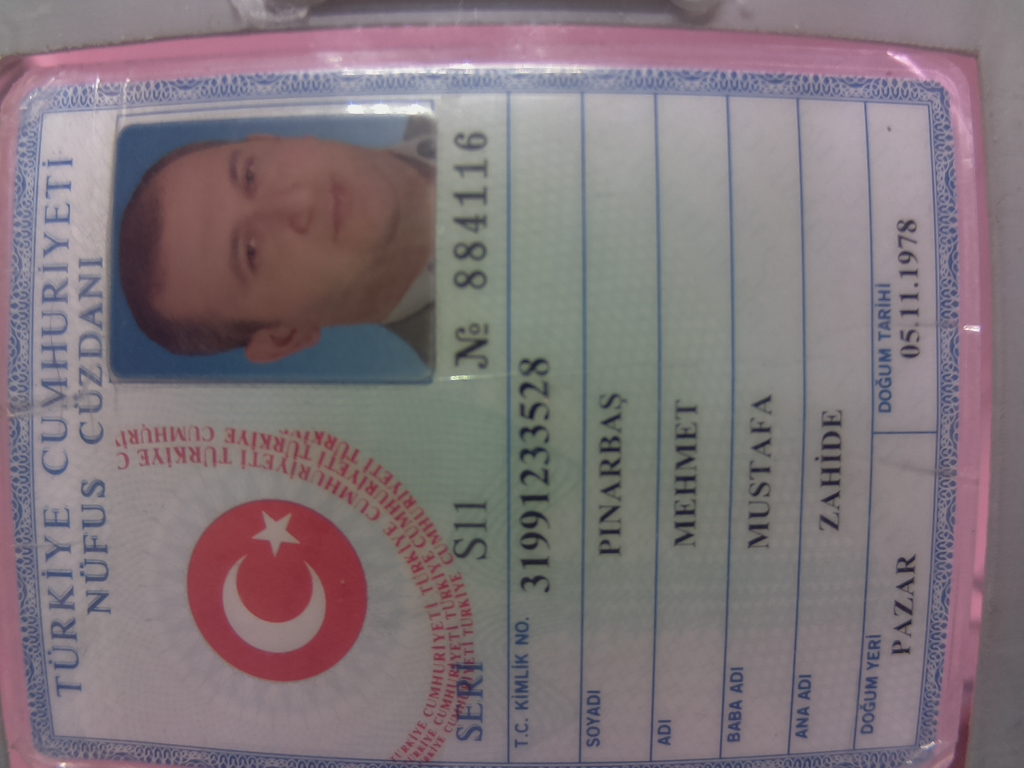
//> input picture image.jpg, 1024 x 768 px
$ ./main   (built with g++ and OpenCV 4)
//> lines starting //> are read from the running program, lines starting //| are printed output that depends on the picture; after the words box and inside, x2 and y2 are one past the last pixel; in counts of white or black regions, pixels touching at a corner belong together
#include "opencv2/highgui/highgui.hpp"
#include "opencv2/imgproc/imgproc.hpp"
#include "tesseract/baseapi.h"
#include "iostream"

using namespace cv;
using namespace std;

int main() {
    // Load image
    Mat im = imread("/home/amir/image.jpg");
//> im is the input picture: 768 rows x 1024 cols, CV_8UC3; mean B, G, R 121.4, 116.5, 128.1
    if (im.empty()) {
        cout << "Cannot open source image!" << endl;
        return -1;
    }

    Mat gray;

    cvtColor(im, gray, CV_BGR2GRAY);
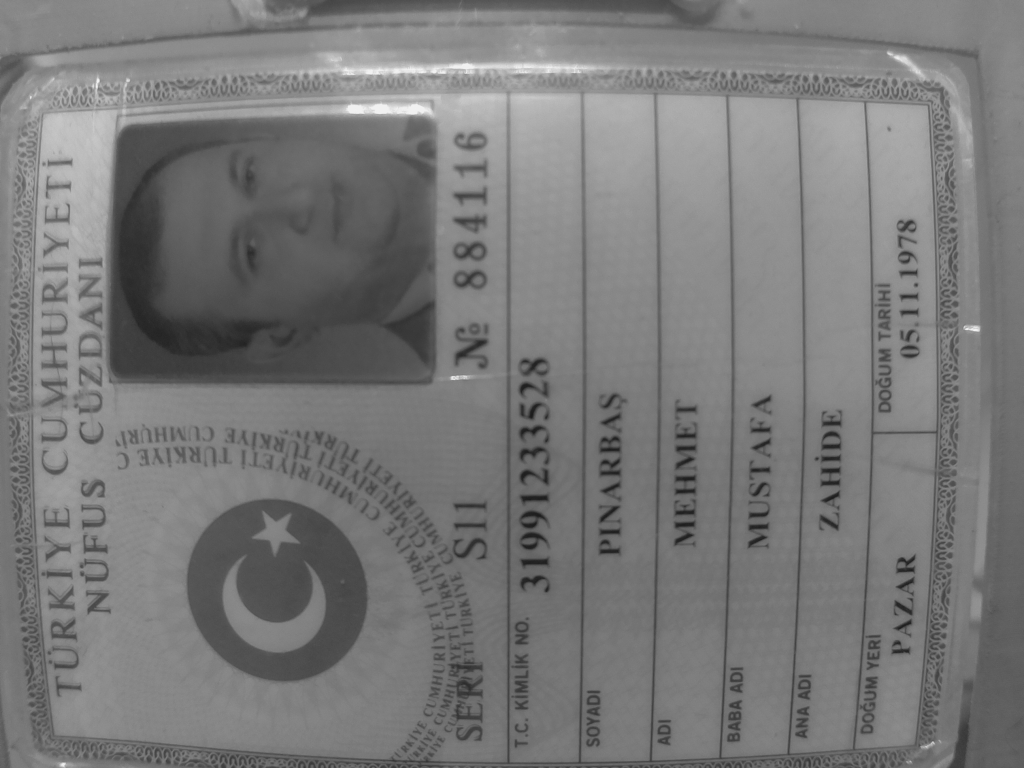
//> gray: 768 rows x 1024 cols, CV_8UC1; min 27, max 242, mean 120.6


    // ...other image pre-processing here...
    double angle = -90;

    // get rotation matrix for rotating the image around its center in pixel coordinates
    Point2f center((gray.cols - 1) / 2.0, (gray.rows - 1) / 2.0);
//> center = Point(511.5, 383.5)
    Mat rot = getRotationMatrix2D(center, angle, 1.0);
    // determine bounding rectangle, center not relevant
    Rect2f bbox = RotatedRect(Point2f(), gray.size(), angle).boundingRect2f();
//> bbox = Rect(-384, -512, 768, 1024)
    // adjust transformation matrix
    rot.at<double>(0, 2) += bbox.width / 2.0 - gray.cols / 2.0;
    rot.at<double>(1, 2) += bbox.height / 2.0 - gray.rows / 2.0;
    Mat dst;
    warpAffine(gray, dst, rot, bbox.size());
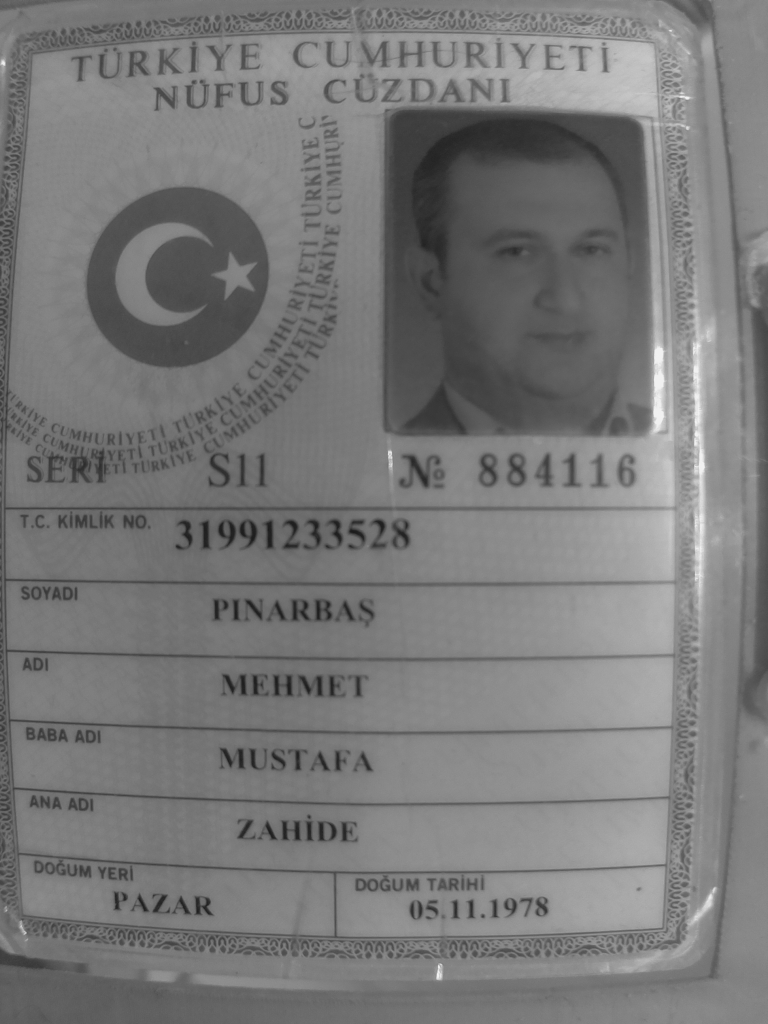
//> dst: 1024 rows x 768 cols, CV_8UC1; min 27, max 242, mean 120.6
    addWeighted(dst, 1.5, dst, -0.5, 0, dst);
    adaptiveThreshold(dst, dst, 255, ADAPTIVE_THRESH_GAUSSIAN_C, THRESH_BINARY, 11, 2);
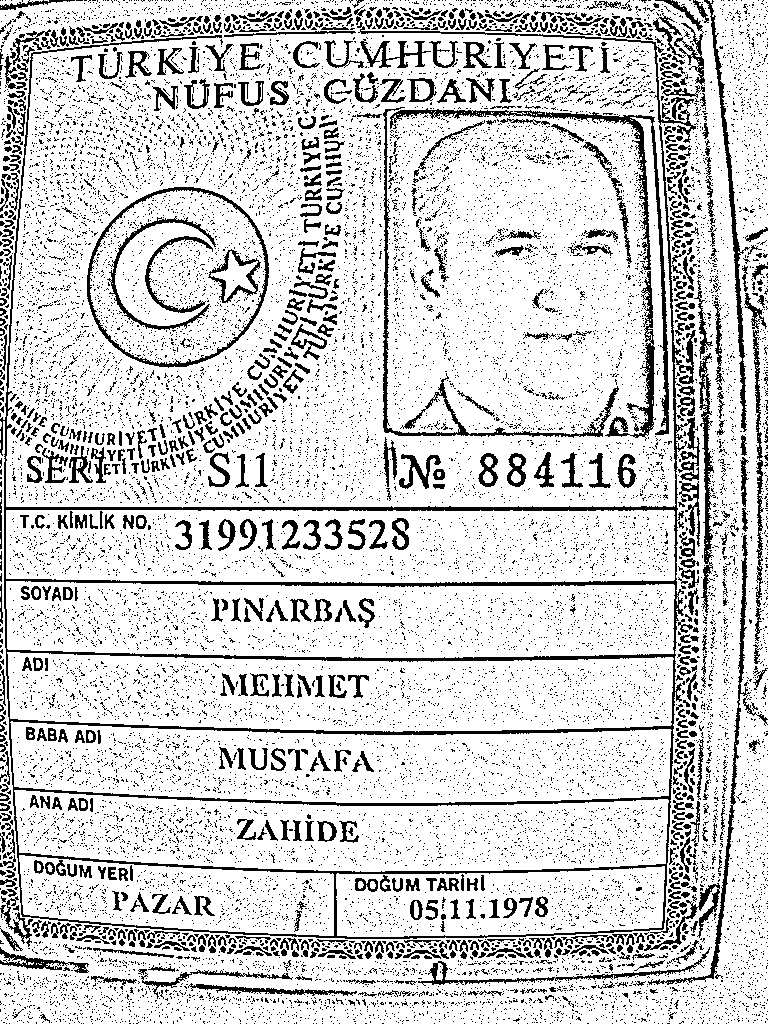
//> dst: 1024 rows x 768 cols, CV_8UC1; 82.3% white; black in thin lines or dots
    GaussianBlur(dst, dst, Size(5, 5), 11);
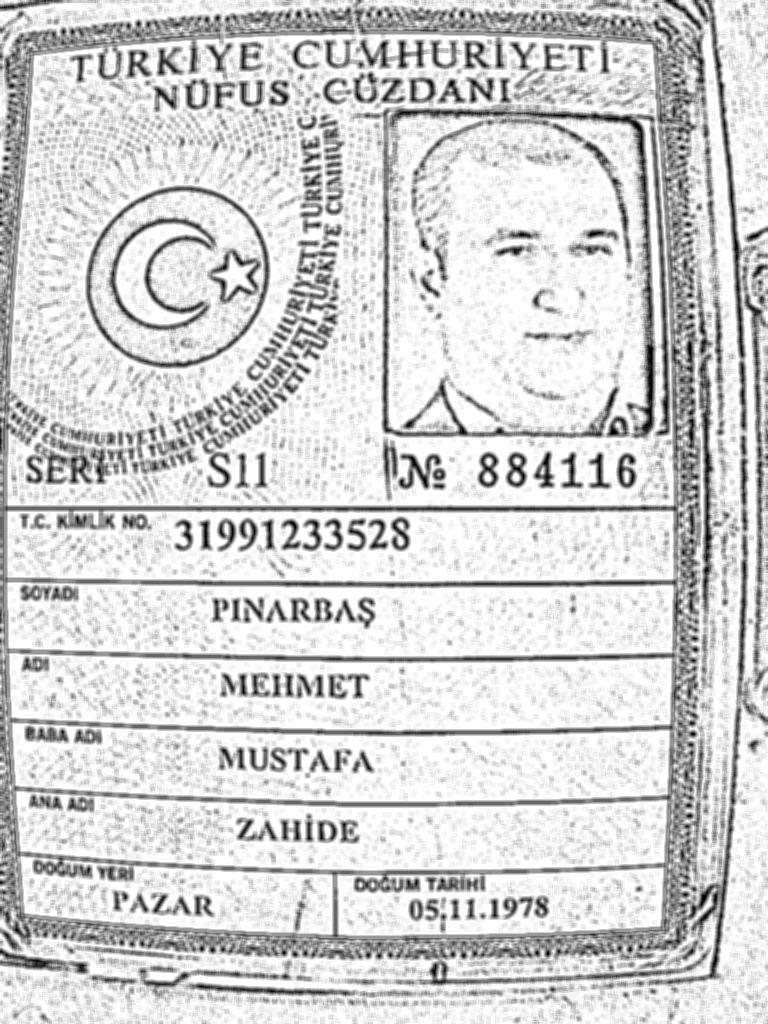
//> dst: 1024 rows x 768 cols, CV_8UC1; min 0, max 255, mean 209.8
    threshold(dst, dst, 0, 255, THRESH_BINARY + CV_THRESH_OTSU);
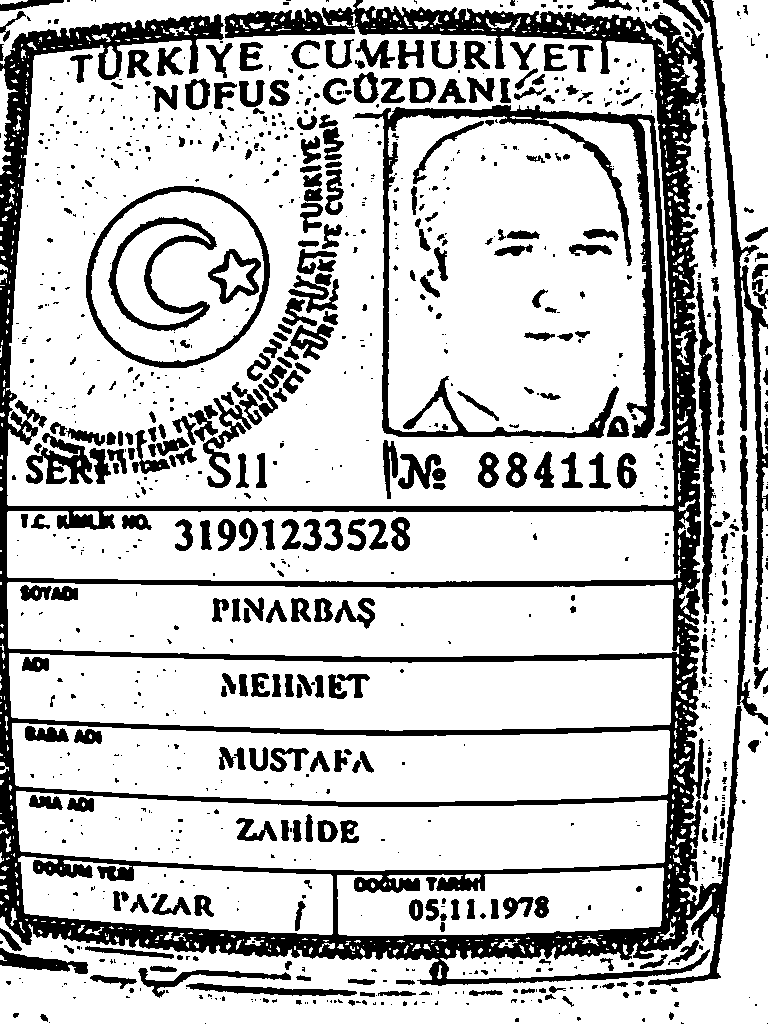
//> dst: 1024 rows x 768 cols, CV_8UC1; 76.5% white; 1047 black regions (687 under 20 px), largest, box (x1, y1, x2, y2) and area: (0, 0, 742, 986) 89149, (353, 105, 670, 438) 12885, (692, 0, 768, 665) 5522
//    imshow("Display window", dst);

    // Pass it to Tesseract API
//> (the run ends here: the program needs code that is not available in this run, at `tesseract::TessBaseAPI tess;`)
